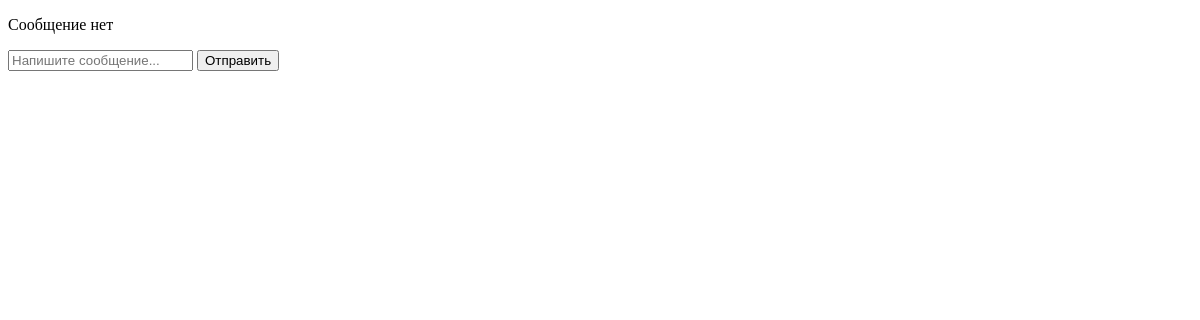
The app's page /chat/send_message/1 (signed in), older data.
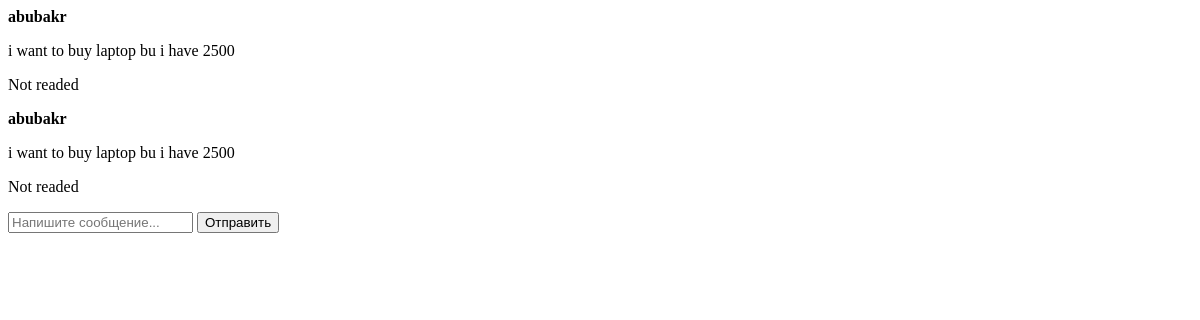
The same page, newer data.
### chat/models.py (models this page shows, shortened)
class Direct(models.Model):
    sender=models.ForeignKey(User,on_delete=models.CASCADE,related_name='send_messages')
    receiner=models.ForeignKey(User,on_delete=models.CASCADE,related_name='received_messages')
    text=models.TextField()
    created_at=models.DateTimeField(auto_now_add=True)
    is_readed=models.BooleanField(default=False)

### accounts/models.py (models this page shows, shortened)
class User(AbstractUser):
    ROLE_CHOICES = (
        ('patient', 'Patient'),
        ('doctor', 'Doctor'),
        ('admin', 'Admin'),
    )
    role = models.CharField(
        max_length=20,
        choices=ROLE_CHOICES
    )
    phone = models.CharField(
        max_length=20,
        unique=True
    )
    age=models.PositiveIntegerField()

### chat/views.py (the view, shortened to what this page needs)
@login_required(login_url='login')
def send_message(request,pk):
    ptn=get_object_or_404(User,pk=pk)
    message=Direct.objects.filter(
        Q(sender=request.user, receiner=ptn) |
        Q(sender=ptn, receiner=request.user)
    ).order_by("created_at")
    return render(request,'chat/send_message.html',{"messages":message,"profile":ptn})

### templates/chat/send_message.html (shortened to what this page needs)
<!DOCTYPE html>
<html lang="en">
<head>
</head>
<body>
    {% for i in messages %}
        <b>{{ i.sender.username }}</b>
        <p>{{i.text}}</p>
        {% if i.is_readed %}
            <p>readed</p>
        {% else %}
            <p>Not readed</p>
        {% endif %}
    {% empty %}
        <p>Сообщение нет</p>
    {% endfor %}
    <form action="" method="post">
        <input type="text" placeholder="Напишите сообщение..." name="text">
        <button type="submit">Отправить</button>
    </form>
</body>
</html>

Row changes from the older to the newer data that the page shows:
added Direct: sender.username "abubakr", text "i want to buy laptop bu i have 2500", is_readed "Not readed"
added Direct: sender.username "abubakr", text "i want to buy laptop bu i have 2500", is_readed "Not readed"
Text that changed along with them:
text no longer shown: "Сообщение нет"
